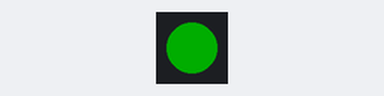
Recording of a program running on a simulated CircuitPython board. Shown: 1 RGB LEDs in strip order, left to right. Dim RGB values are drawn brighter than linear.

Above: at 0.02 s.
At 2.16 s:
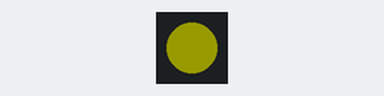
At 4.16 s:
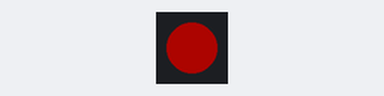
At 8.18 s:
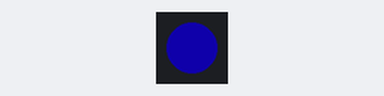
Timing chart, 0 to 8.5 s (numbered marks = the images above):
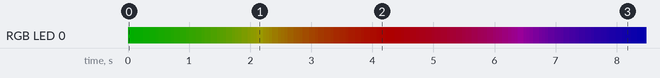

Measured:
- by itself, everything shown: repeats every 12.9 s, in 204 steps

The program:

main.py
```python
import board, time
import adafruit_dotstar as dotstar
# Assign pins for Internal DotStar RGB LED
# DotStar Data Pin D7 is defined as board.APA102_SCK
# DotStar Clock Pin D8 is defined as board.APA102_MOSI
# DotStar parameters (DATA, CLOCK, num_pixels, brightness)
dot = dotstar.DotStar(board.APA102_SCK, board.APA102_MOSI, 1, brightness=0.2)
# Function to produce a nice color swirl
def wheel(pos):
    if (pos < 0) or (pos > 255):
        return (0, 0, 0)
    if (pos < 85):
        return (int(pos * 3), int(255 - (pos*3)), 0)
    elif (pos < 170):
        pos -= 85
        return (int(255 - pos*3), 0, int(pos*3))
    else:
        pos -= 170
        return (0, int(pos*3), int(255 - pos*3))
# Iteration Var
i = 0
### MAIN LOOP ###
while True:
    # spin internal DotStar LED around!
    dot[0] = wheel(i & 255)
    i = (i+1) % 256  # run from 0 to 255
    time.sleep(0.05)
```
